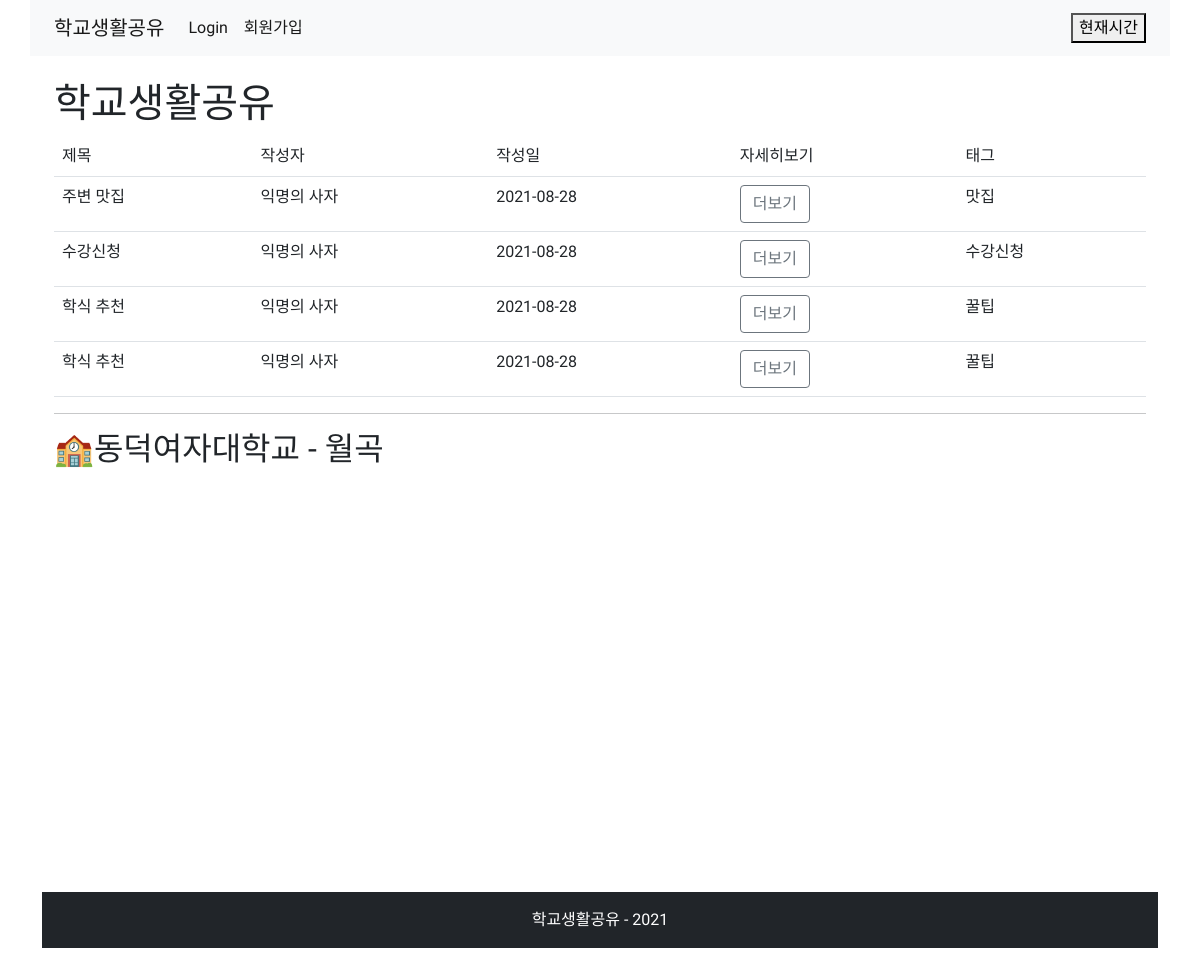
The page / on the database its author committed.
### schoolapp/models.py (models this page shows, shortened)
class Schoolapp(models.Model):
    title = models.CharField(max_length=200)
    writer = models.CharField(max_length=200, default="익명의 사자")
    pub_date = models.DateTimeField(auto_now_add=True)
    body = models.TextField()
    image = models.ImageField(upload_to = "schoolapp/", blank = True, null = True)
    image_thumbnail = ImageSpecField(source = 'image', processors = [ResizeToFill(250, 230)])
    tags = models.ManyToManyField(Tag, blank=True)

class Tag(models.Model):
    name = models.CharField(max_length=50)
    slug = models.SlugField(max_length=200, unique=True, null = True, allow_unicode=True)
    def __str__(self):
        return self.name

### schoolapp/views.py (the view)
# urls.py: 2. Add a URL to urlpatterns:  path('', views.home, name='home')
def home(request):
    schoolapps = Schoolapp.objects.all()
    tag = Tag.objects.all()
    return render(request,'home.html',{'schoolapps':schoolapps, 'tag':tag})

### schoolapp/templates/home.html (shortened to what this page needs)
{% extends 'base.html' %}
{% block content %}
{% load static %}
<!DOCTYPE html>
<html>
<head>
</head>
<body>
<div class="container">
    <br>
    <h1>학교생활공유</h1>
    <table class="table">
        <tr>
            <td>제목</td>
            <td>작성자</td>
            <td>작성일</td>
            <td>자세히보기</td>
            <td>태그</td>
        </tr>
        {% for schoolapp in schoolapps %}
        <tr>
            <td>{{schoolapp.title}}</td>
            <td>{{schoolapp.writer}}</td>
            <td>{{schoolapp.pub_date | date:"Y-m-d"}}</td>
            <td> <a href="{% url 'detail' schoolapp.id%}" class="btn btn-outline-secondary">더보기</a> </td>
            {% for tag in schoolapp.tags.all %}
                    <td>{{tag}}</td>
            {% endfor %}
        </tr>
        {% empty %}
            <h3>아직 공유 내용이 없습니다. 학교생활을 공유해주세요.</h3>
        {% endfor %}
    </div>
<hr>
<h2>🏫동덕여자대학교 - 월곡</h2>
<div id="map" style="width:100%;height:400px;"></div>
<div class = "row my-3">
    <footer class="py-3 bg-dark">
        <p class="m-0 text-center text-white">
            학교생활공유 - 2021
        </p>
    </footer>
    </div>
</body>
</html>
</div>
{% endblock %}

### schoolproject/templates/base.html (shortened to what this page needs)
<!DOCTYPE html>
<html lang="en">
<head>
    <link href="https://cdn.jsdelivr.net/npm/bootstrap@5.1.0/dist/css/bootstrap.min.css" rel="stylesheet">
</head>
<body>
    {% load static %}
    <nav class="navbar navbar-expand-lg navbar-light bg-light container">
        <div class="container-fluid">
          <a class="navbar-brand" href="{% url 'home'%}">학교생활공유</a>
          <div class="collapse navbar-collapse" id="navbarSupportedContent">
            <ul class="navbar-nav me-auto mb-2 mb-lg-0">
              {% if not user.is_authenticated %}
              <li class="nav-item">
                <a class="nav-link active" aria-current="page" href="{% url 'login' %}">Login</a>
              </li>
              <li class="nav-item">
                <a class="nav-link active" aria-current="page" href="{% url 'signup' %}">회원가입</a>
              </li>
              {% endif %}
            </ul>
            <ul class="navbar-nav ml-auto">
              <li class="nav-item">
                <button onclick="whatTimeIsIt()">현재시간</button>
              </li>
            </ul>
          </div>
        </div>
      </nav>
      <div class="container">
          {% block content %}
          {% endblock %}
</body>
</html>

### schoolproject/templates/base.html (style rules this page uses)
body { font-family: 'Do Hyeon', sans-serif; text-align: left; }

### rows shown on the page
Schoolapp: title "주변 맛집", writer "익명의 사자", pub_date "2021-08-28"
Tag: name "맛집"
Schoolapp: title "수강신청", writer "익명의 사자", pub_date "2021-08-28"
Tag: name "수강신청"
Schoolapp: title "학식 추천", writer "익명의 사자", pub_date "2021-08-28"
Tag: name "꿀팁"
Schoolapp: title "학식 추천", writer "익명의 사자", pub_date "2021-08-28"
